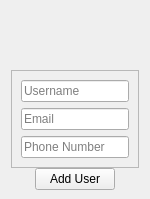
        <widget class="QWidget" name="right_menu" native="true">
         <property name="sizePolicy">
          <sizepolicy hsizetype="Expanding" vsizetype="Expanding">
           <horstretch>0</horstretch>
           <verstretch>0</verstretch>
          </sizepolicy>
         </property>
         <property name="minimumSize">
          <size>
           <width>50</width>
           <height>0</height>
          </size>
         </property>
         <property name="maximumSize">
          <size>
           <width>150</width>
           <height>16777215</height>
          </size>
         </property>
         <layout class="QVBoxLayout" name="verticalLayout_7">
          <property name="spacing">
           <number>0</number>
          </property>
          <property name="leftMargin">
           <number>0</number>
          </property>
          <property name="topMargin">
           <number>0</number>
          </property>
          <property name="rightMargin">
           <number>0</number>
          </property>
          <property name="bottomMargin">
           <number>0</number>
          </property>
          <item alignment="Qt::AlignmentFlag::AlignHCenter|Qt::AlignmentFlag::AlignTop">
           <widget class="QWidget" name="widget" native="true">
            <layout class="QVBoxLayout" name="verticalLayout_8">
             <property name="spacing">
              <number>0</number>
             </property>
             <property name="leftMargin">
              <number>0</number>
             </property>
             <property name="topMargin">
              <number>0</number>
             </property>
             <property name="rightMargin">
              <number>0</number>
             </property>
             <item alignment="Qt::AlignmentFlag::AlignHCenter">
              <widget class="QLabel" name="label_2">
               <property name="minimumSize">
                <size>
                 <width>70</width>
                 <height>70</height>
                </size>
               </property>
               <property name="maximumSize">
                <size>
                 <width>70</width>
                 <height>70</height>
                </size>
               </property>
               <property name="text">
                <string/>
               </property>
               <property name="pixmap">
                <pixmap>../../../../.designer/icons/user.png</pixmap>
               </property>
               <property name="scaledContents">
                <bool>true</bool>
               </property>
              </widget>
             </item>
             <item>
              <widget class="QFrame" name="frame_5">
               <property name="frameShape">
                <enum>QFrame::Shape::StyledPanel</enum>
               </property>
               <property name="frameShadow">
                <enum>QFrame::Shadow::Raised</enum>
               </property>
               <layout class="QVBoxLayout" name="verticalLayout_9">
                <item>
                 <widget class="QLineEdit" name="userName">
                  <property name="placeholderText">
                   <string>Username</string>
                  </property>
                 </widget>
                </item>
                <item>
                 <widget class="QLineEdit" name="email">
                  <property name="placeholderText">
                   <string>Email</string>
                  </property>
                 </widget>
                </item>
                <item>
                 <widget class="QLineEdit" name="phoneNo">
                  <property name="placeholderText">
                   <string>Phone Number</string>
                  </property>
                 </widget>
                </item>
               </layout>
              </widget>
             </item>
             <item alignment="Qt::AlignmentFlag::AlignHCenter">
              <widget class="QPushButton" name="add_user_btn">
               <property name="font">
                <font>
                 <italic>false</italic>
                 <bold>false</bold>
                </font>
               </property>
               <property name="cursor">
                <cursorShape>PointingHandCursor</cursorShape>
               </property>
               <property name="text">
                <string>Add User</string>
               </property>
              </widget>
             </item>
            </layout>
           </widget>
          </item>
         </layout>
        </widget>
